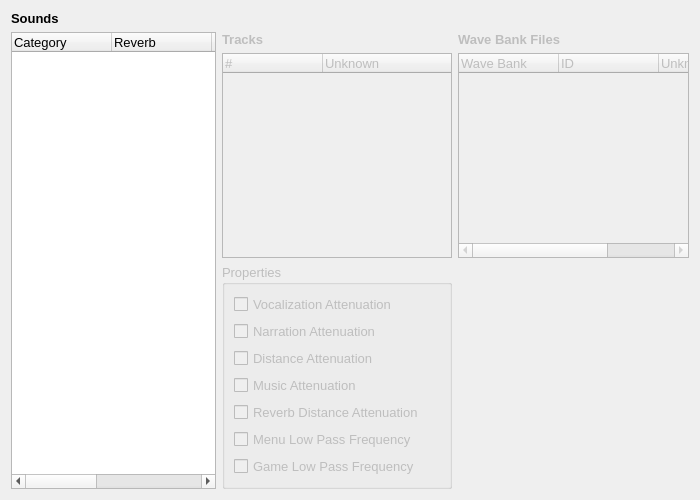
<?xml version="1.0" encoding="UTF-8"?>
<ui version="4.0">
 <class>audio_sounds_document</class>
 <widget class="QWidget" name="audio_sounds_document">
  <property name="geometry">
   <rect>
    <x>0</x>
    <y>0</y>
    <width>700</width>
    <height>500</height>
   </rect>
  </property>
  <property name="font">
   <font>
    <family>Arial</family>
    <pointsize>10</pointsize>
   </font>
  </property>
  <property name="windowTitle">
   <string>Audio - Sounds</string>
  </property>
  <property name="locale">
   <locale language="English" country="UnitedStates"/>
  </property>
  <layout class="QGridLayout" name="gridLayout">
   <item row="1" column="0">
    <widget class="QTableWidget" name="sounds_table">
     <property name="contextMenuPolicy">
      <enum>Qt::CustomContextMenu</enum>
     </property>
     <property name="alternatingRowColors">
      <bool>true</bool>
     </property>
     <property name="sortingEnabled">
      <bool>true</bool>
     </property>
     <property name="rowCount">
      <number>0</number>
     </property>
     <attribute name="horizontalHeaderStretchLastSection">
      <bool>true</bool>
     </attribute>
     <column>
      <property name="text">
       <string>Category</string>
      </property>
      <property name="font">
       <font>
        <family>Arial</family>
        <pointsize>10</pointsize>
       </font>
      </property>
      <property name="textAlignment">
       <set>AlignLeft|AlignVCenter</set>
      </property>
     </column>
     <column>
      <property name="text">
       <string>Reverb</string>
      </property>
      <property name="font">
       <font>
        <family>Arial</family>
        <pointsize>10</pointsize>
       </font>
      </property>
      <property name="textAlignment">
       <set>AlignLeft|AlignVCenter</set>
      </property>
     </column>
     <column>
      <property name="text">
       <string>Unknown 1</string>
      </property>
      <property name="font">
       <font>
        <family>Arial</family>
        <pointsize>10</pointsize>
       </font>
      </property>
      <property name="textAlignment">
       <set>AlignLeft|AlignVCenter</set>
      </property>
     </column>
     <column>
      <property name="text">
       <string>Unknown 2</string>
      </property>
      <property name="font">
       <font>
        <family>Arial</family>
        <pointsize>10</pointsize>
       </font>
      </property>
      <property name="textAlignment">
       <set>AlignLeft|AlignVCenter</set>
      </property>
     </column>
     <column>
      <property name="text">
       <string>Unknown 3</string>
      </property>
      <property name="font">
       <font>
        <family>Arial</family>
        <pointsize>10</pointsize>
       </font>
      </property>
      <property name="textAlignment">
       <set>AlignLeft|AlignVCenter</set>
      </property>
     </column>
    </widget>
   </item>
   <item row="0" column="0">
    <widget class="QLabel" name="sounds_label">
     <property name="font">
      <font>
       <weight>75</weight>
       <bold>true</bold>
      </font>
     </property>
     <property name="text">
      <string>Sounds</string>
     </property>
    </widget>
   </item>
   <item row="1" column="1">
    <layout class="QGridLayout" name="sound_settings">
     <item row="1" column="1">
      <widget class="QTableWidget" name="wave_bank_files_table">
       <property name="enabled">
        <bool>false</bool>
       </property>
       <property name="contextMenuPolicy">
        <enum>Qt::CustomContextMenu</enum>
       </property>
       <property name="sortingEnabled">
        <bool>false</bool>
       </property>
       <attribute name="horizontalHeaderStretchLastSection">
        <bool>true</bool>
       </attribute>
       <column>
        <property name="text">
         <string>Wave Bank</string>
        </property>
        <property name="font">
         <font>
          <family>Arial</family>
          <pointsize>10</pointsize>
         </font>
        </property>
        <property name="textAlignment">
         <set>AlignLeft|AlignVCenter</set>
        </property>
       </column>
       <column>
        <property name="text">
         <string>ID</string>
        </property>
        <property name="font">
         <font>
          <family>Arial</family>
          <pointsize>10</pointsize>
         </font>
        </property>
        <property name="textAlignment">
         <set>AlignLeft|AlignVCenter</set>
        </property>
       </column>
       <column>
        <property name="text">
         <string>Unknown</string>
        </property>
        <property name="font">
         <font>
          <family>Arial</family>
          <pointsize>10</pointsize>
         </font>
        </property>
        <property name="textAlignment">
         <set>AlignLeft|AlignVCenter</set>
        </property>
       </column>
      </widget>
     </item>
     <item row="1" column="0">
      <widget class="QTableWidget" name="tracks_table">
       <property name="enabled">
        <bool>false</bool>
       </property>
       <property name="contextMenuPolicy">
        <enum>Qt::CustomContextMenu</enum>
       </property>
       <attribute name="horizontalHeaderStretchLastSection">
        <bool>true</bool>
       </attribute>
       <column>
        <property name="text">
         <string>#</string>
        </property>
        <property name="font">
         <font>
          <family>Arial</family>
          <pointsize>10</pointsize>
         </font>
        </property>
        <property name="textAlignment">
         <set>AlignLeft|AlignVCenter</set>
        </property>
       </column>
       <column>
        <property name="text">
         <string>Unknown</string>
        </property>
        <property name="font">
         <font>
          <family>Arial</family>
          <pointsize>10</pointsize>
         </font>
        </property>
        <property name="textAlignment">
         <set>AlignLeft|AlignVCenter</set>
        </property>
       </column>
      </widget>
     </item>
     <item row="0" column="0">
      <widget class="QLabel" name="tracks_label">
       <property name="enabled">
        <bool>false</bool>
       </property>
       <property name="font">
        <font>
         <weight>75</weight>
         <bold>true</bold>
        </font>
       </property>
       <property name="text">
        <string>Tracks</string>
       </property>
      </widget>
     </item>
     <item row="2" column="0">
      <widget class="QGroupBox" name="properties_box">
       <property name="enabled">
        <bool>false</bool>
       </property>
       <property name="title">
        <string>Properties</string>
       </property>
       <layout class="QVBoxLayout" name="verticalLayout">
        <item>
         <widget class="QCheckBox" name="property_6">
          <property name="text">
           <string>Vocalization Attenuation</string>
          </property>
          <attribute name="buttonGroup">
           <string notr="true">properties</string>
          </attribute>
         </widget>
        </item>
        <item>
         <widget class="QCheckBox" name="property_2">
          <property name="text">
           <string>Narration Attenuation</string>
          </property>
          <attribute name="buttonGroup">
           <string notr="true">properties</string>
          </attribute>
         </widget>
        </item>
        <item>
         <widget class="QCheckBox" name="property_1">
          <property name="text">
           <string>Distance Attenuation</string>
          </property>
          <attribute name="buttonGroup">
           <string notr="true">properties</string>
          </attribute>
         </widget>
        </item>
        <item>
         <widget class="QCheckBox" name="property_7">
          <property name="text">
           <string>Music Attenuation</string>
          </property>
          <attribute name="buttonGroup">
           <string notr="true">properties</string>
          </attribute>
         </widget>
        </item>
        <item>
         <widget class="QCheckBox" name="property_5">
          <property name="text">
           <string>Reverb Distance Attenuation</string>
          </property>
          <attribute name="buttonGroup">
           <string notr="true">properties</string>
          </attribute>
         </widget>
        </item>
        <item>
         <widget class="QCheckBox" name="property_4">
          <property name="text">
           <string>Menu Low Pass Frequency</string>
          </property>
          <attribute name="buttonGroup">
           <string notr="true">properties</string>
          </attribute>
         </widget>
        </item>
        <item>
         <widget class="QCheckBox" name="property_3">
          <property name="text">
           <string>Game Low Pass Frequency</string>
          </property>
          <attribute name="buttonGroup">
           <string notr="true">properties</string>
          </attribute>
         </widget>
        </item>
       </layout>
      </widget>
     </item>
     <item row="0" column="1">
      <widget class="QLabel" name="wave_bank_files_label">
       <property name="enabled">
        <bool>false</bool>
       </property>
       <property name="font">
        <font>
         <weight>75</weight>
         <bold>true</bold>
        </font>
       </property>
       <property name="text">
        <string>Wave Bank Files</string>
       </property>
      </widget>
     </item>
    </layout>
   </item>
  </layout>
 </widget>
 <resources/>
 <connections/>
 <buttongroups>
  <buttongroup name="properties">
   <property name="exclusive">
    <bool>false</bool>
   </property>
  </buttongroup>
 </buttongroups>
</ui>
